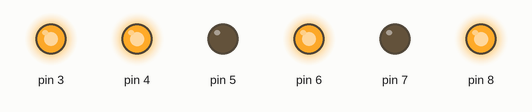
Simulated run of this sketch. Board: Arduino Uno, built with avr-gcc and run on an emulated ATmega328P. Parts: output pins drawn as LEDs (lit = HIGH).

Above: at 0.05 s.
At 4.5 s:
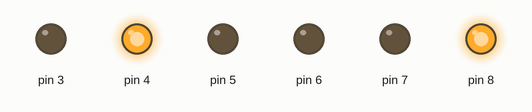
At 8.95 s:
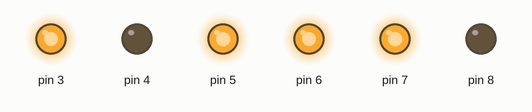
Timing chart, 0 to 11.7 s (numbered marks = the images above):
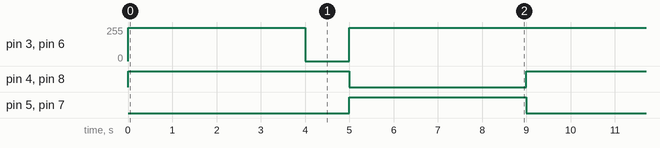

The sketch:

robot_1.ino
```cpp
int a;
void setup() {
for (a=3; a<9; a++) {
pinMode(a, OUTPUT);}
}
void loop() {
analogWrite(3,250);
digitalWrite(4,HIGH);
digitalWrite(5,LOW);
analogWrite(6,250);
digitalWrite(8,HIGH);
digitalWrite(7,LOW);
delay(4000);
analogWrite(3,0);
analogWrite(6,0);
delay(1000);
analogWrite(3,250);
digitalWrite(4,LOW);
digitalWrite(5,HIGH);
analogWrite(6,250);
digitalWrite(8,LOW);
digitalWrite(7,HIGH);
delay(4000);
}
```

Measured:
- by itself, pin 3, pin 6: repeats every 9.0 s: 0/255 1.0 s, 250/255 8.0 s
- by itself, pin 4, pin 8: alternates HIGH for 5.0 s and LOW for 4.0 s
- by itself, pin 5, pin 7: alternates HIGH for 4.0 s and LOW for 5.0 s
